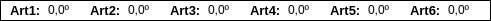
   <widget class="QFrame" name="FKOutputValueFrame">
    <property name="geometry">
     <rect>
      <x>390</x>
      <y>560</y>
      <width>491</width>
      <height>21</height>
     </rect>
    </property>
    <property name="styleSheet">
     <string notr="true">background-color:rgb(255, 255, 255)</string>
    </property>
    <property name="frameShape">
     <enum>QFrame::Box</enum>
    </property>
    <property name="frameShadow">
     <enum>QFrame::Plain</enum>
    </property>
    <widget class="QLabel" name="FKCurrentPosValueArt1">
     <property name="geometry">
      <rect>
       <x>48</x>
       <y>2</y>
       <width>51</width>
       <height>16</height>
      </rect>
     </property>
     <property name="styleSheet">
      <string notr="true">background-color: rgba(255, 255, 255,0)</string>
     </property>
     <property name="text">
      <string>0,0º</string>
     </property>
    </widget>
    <widget class="QLabel" name="FKLabelCurrentPosArt1">
     <property name="geometry">
      <rect>
       <x>10</x>
       <y>0</y>
       <width>41</width>
       <height>20</height>
      </rect>
     </property>
     <property name="font">
      <font>
       <pointsize>10</pointsize>
       <weight>75</weight>
       <bold>true</bold>
      </font>
     </property>
     <property name="styleSheet">
      <string notr="true">background-color: rgba(255, 255, 255,0)</string>
     </property>
     <property name="text">
      <string>Art1:</string>
     </property>
    </widget>
    <widget class="QLabel" name="FKLabelCurrentPosArt2">
     <property name="geometry">
      <rect>
       <x>90</x>
       <y>0</y>
       <width>41</width>
       <height>20</height>
      </rect>
     </property>
     <property name="font">
      <font>
       <pointsize>10</pointsize>
       <weight>75</weight>
       <bold>true</bold>
      </font>
     </property>
     <property name="styleSheet">
      <string notr="true">background-color: rgba(255, 255, 255,0)</string>
     </property>
     <property name="text">
      <string>Art2:</string>
     </property>
    </widget>
    <widget class="QLabel" name="FKCurrentPosValueArt2">
     <property name="geometry">
      <rect>
       <x>128</x>
       <y>2</y>
       <width>51</width>
       <height>16</height>
      </rect>
     </property>
     <property name="styleSheet">
      <string notr="true">background-color: rgba(255, 255, 255,0)</string>
     </property>
     <property name="text">
      <string>0,0º</string>
     </property>
    </widget>
    <widget class="QLabel" name="FKLabelCurrentPosArt3">
     <property name="geometry">
      <rect>
       <x>170</x>
       <y>0</y>
       <width>41</width>
       <height>20</height>
      </rect>
     </property>
     <property name="font">
      <font>
       <pointsize>10</pointsize>
       <weight>75</weight>
       <bold>true</bold>
      </font>
     </property>
     <property name="styleSheet">
      <string notr="true">background-color: rgba(255, 255, 255,0)</string>
     </property>
     <property name="text">
      <string>Art3:</string>
     </property>
    </widget>
    <widget class="QLabel" name="FKCurrentPosValueArt3">
     <property name="geometry">
      <rect>
       <x>208</x>
       <y>2</y>
       <width>51</width>
       <height>16</height>
      </rect>
     </property>
     <property name="styleSheet">
      <string notr="true">background-color: rgba(255, 255, 255,0)</string>
     </property>
     <property name="text">
      <string>0,0º</string>
     </property>
    </widget>
    <widget class="QLabel" name="FKLabelCurrentPosArt4">
     <property name="geometry">
      <rect>
       <x>250</x>
       <y>0</y>
       <width>41</width>
       <height>20</height>
      </rect>
     </property>
     <property name="font">
      <font>
       <pointsize>10</pointsize>
       <weight>75</weight>
       <bold>true</bold>
      </font>
     </property>
     <property name="styleSheet">
      <string notr="true">background-color: rgba(255, 255, 255,0)</string>
     </property>
     <property name="text">
      <string>Art4:</string>
     </property>
    </widget>
    <widget class="QLabel" name="FKCurrentPosValueArt4">
     <property name="geometry">
      <rect>
       <x>288</x>
       <y>2</y>
       <width>51</width>
       <height>16</height>
      </rect>
     </property>
     <property name="styleSheet">
      <string notr="true">background-color: rgba(255, 255, 255,0)</string>
     </property>
     <property name="text">
      <string>0,0º</string>
     </property>
    </widget>
    <widget class="QLabel" name="FKLabelCurrentPosArt5">
     <property name="geometry">
      <rect>
       <x>330</x>
       <y>0</y>
       <width>41</width>
       <height>20</height>
      </rect>
     </property>
     <property name="font">
      <font>
       <pointsize>10</pointsize>
       <weight>75</weight>
       <bold>true</bold>
      </font>
     </property>
     <property name="styleSheet">
      <string notr="true">background-color: rgba(255, 255, 255,0)</string>
     </property>
     <property name="text">
      <string>Art5:</string>
     </property>
    </widget>
    <widget class="QLabel" name="FKCurrentPosValueArt5">
     <property name="geometry">
      <rect>
       <x>368</x>
       <y>2</y>
       <width>51</width>
       <height>16</height>
      </rect>
     </property>
     <property name="styleSheet">
      <string notr="true">background-color: rgba(255, 255, 255,0)</string>
     </property>
     <property name="text">
      <string>0,0º</string>
     </property>
    </widget>
    <widget class="QLabel" name="FKCurrentPosValueArt6">
     <property name="geometry">
      <rect>
       <x>448</x>
       <y>2</y>
       <width>51</width>
       <height>16</height>
      </rect>
     </property>
     <property name="styleSheet">
      <string notr="true">background-color: rgba(255, 255, 255,0)</string>
     </property>
     <property name="text">
      <string>0,0º</string>
     </property>
    </widget>
    <widget class="QLabel" name="FKLabelCurrentPosArt6">
     <property name="geometry">
      <rect>
       <x>410</x>
       <y>0</y>
       <width>41</width>
       <height>20</height>
      </rect>
     </property>
     <property name="font">
      <font>
       <pointsize>10</pointsize>
       <weight>75</weight>
       <bold>true</bold>
      </font>
     </property>
     <property name="styleSheet">
      <string notr="true">background-color: rgba(255, 255, 255,0)</string>
     </property>
     <property name="text">
      <string>Art6:</string>
     </property>
    </widget>
   </widget>
